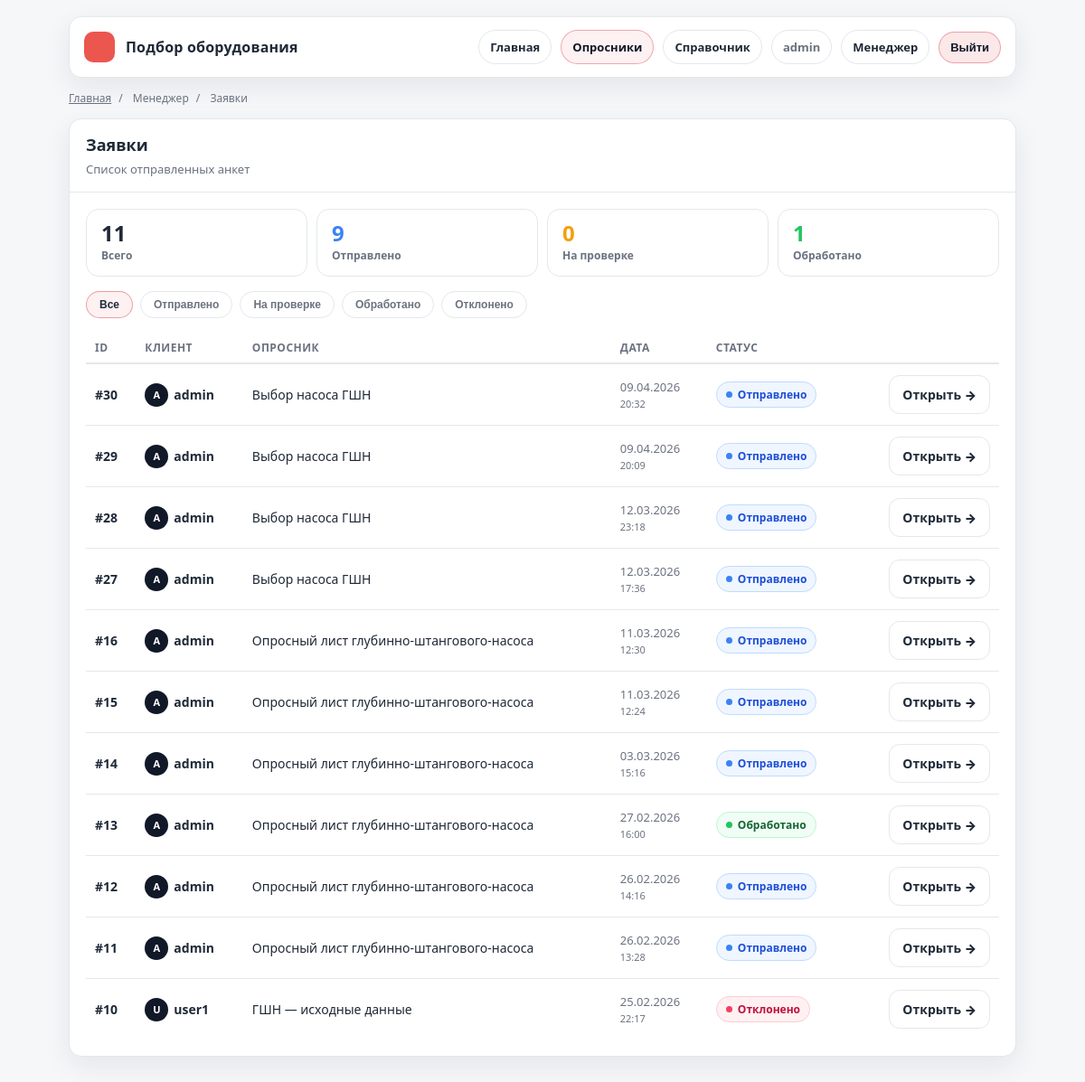
/q/manager/submissions/ (signed in), run on an earlier commit of the app's database.
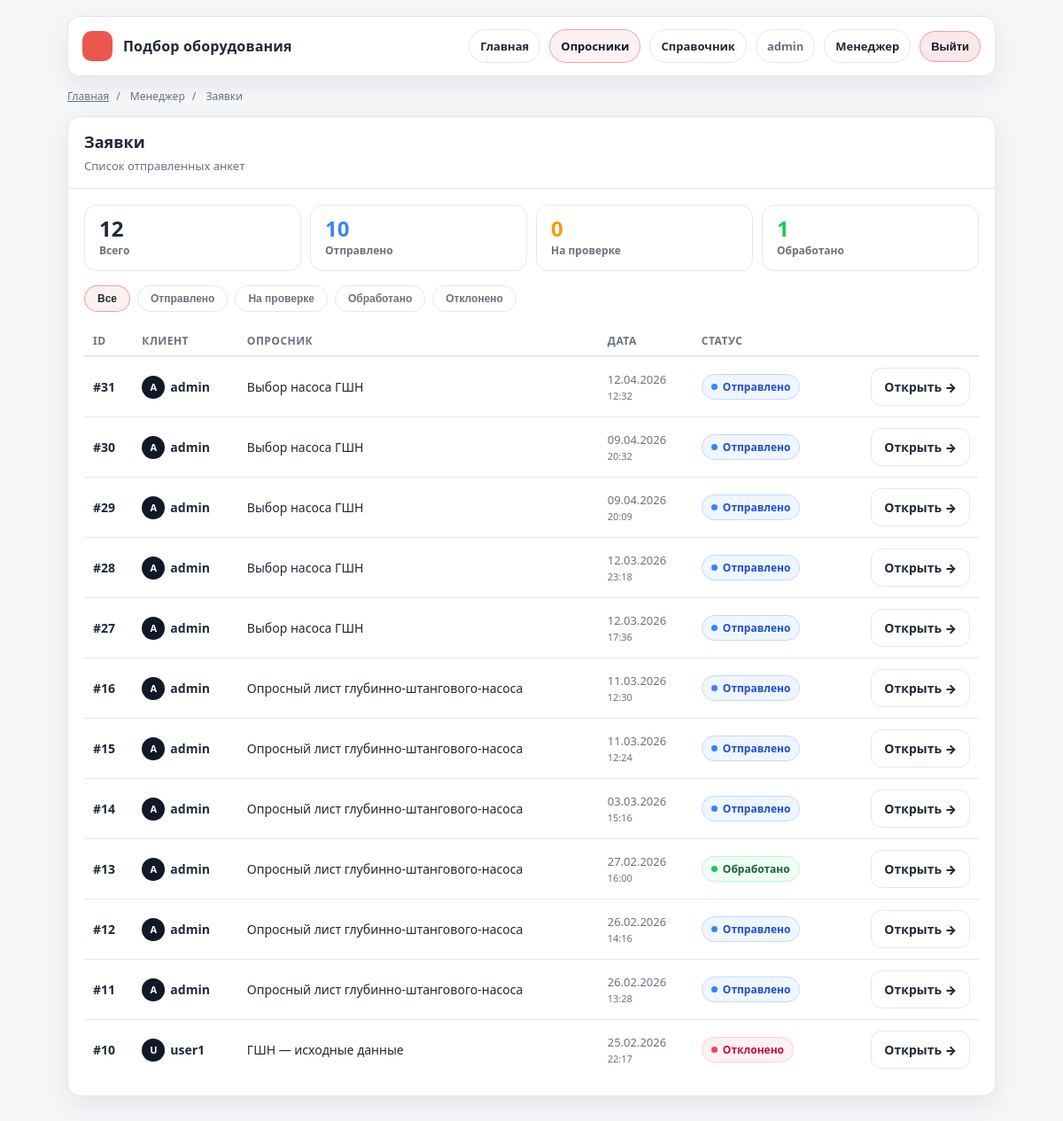
And on a later commit of the database.
### questionnaires/models.py (models this page shows, shortened)
class Submission(models.Model):
    DRAFT      = "draft"
    SUBMITTED  = "submitted"
    IN_REVIEW  = "in_review"
    PROCESSED  = "processed"
    REJECTED   = "rejected"
    STATUSES = [
        (DRAFT,     "Черновик"),
        (SUBMITTED, "Отправлено"),
        (IN_REVIEW, "На проверке"),
        (PROCESSED, "Обработано"),
        (REJECTED,  "Отклонено"),
    ]
    questionnaire      = models.ForeignKey(Questionnaire, on_delete=models.PROTECT, related_name="submissions")
    user               = models.ForeignKey(settings.AUTH_USER_MODEL, on_delete=models.CASCADE, related_name="submissions")
    status             = models.CharField(max_length=20, choices=STATUSES, default=DRAFT)
    created_at         = models.DateTimeField(auto_now_add=True)
    submitted_at       = models.DateTimeField(null=True, blank=True)
    processed_data_json = models.JSONField(default=dict, blank=True)
    issues_json        = models.JSONField(default=dict, blank=True)

class Questionnaire(models.Model):
    slug = models.SlugField(unique=True)
    title = models.CharField(max_length=200)
    description = models.TextField(blank=True)
    is_active = models.BooleanField(default=True)

### questionnaires/views.py (the view)
# urls.py: path("manager/submissions/", views.manager_list, name="manager_list"),
@staff_member_required
def manager_list(request):
    items = Submission.objects.exclude(status=Submission.DRAFT).order_by("-created_at")
    count_total     = items.count()
    count_submitted = items.filter(status=Submission.SUBMITTED).count()
    count_in_review = items.filter(status=Submission.IN_REVIEW).count()
    count_processed = items.filter(status=Submission.PROCESSED).count()
    return render(request, "manager/list.html", {
        "items": items,
        "count_total": count_total,
        "count_submitted": count_submitted,
        "count_in_review": count_in_review,
        "count_processed": count_processed,
    })

### templates/manager/list.html (shortened to what this page needs)
{% extends "base.html" %}
{% block crumbs %}
  <div class="crumbs">
    <a href="/">Главная</a><span class="sep">/</span>
    <span>Менеджер</span><span class="sep">/</span>
    <span>Заявки</span>
  </div>
{% endblock %}
{% block content %}
<div class="card">
  <div class="card-head">
    <div>
      <h1 class="card-title">Заявки</h1>
      <div class="card-sub">Список отправленных анкет</div>
    </div>
  </div>
  <div class="card-body">
    <div class="stat-row">
      <div class="stat">
        <div class="stat-num">{{ count_total }}</div>
        <div class="stat-label">Всего</div>
      </div>
      <div class="stat">
        <div class="stat-num" style="color:#3b82f6">{{ count_submitted }}</div>
        <div class="stat-label">Отправлено</div>
      </div>
      <div class="stat">
        <div class="stat-num" style="color:#f59e0b">{{ count_in_review }}</div>
        <div class="stat-label">На проверке</div>
      </div>
      <div class="stat">
        <div class="stat-num" style="color:#22c55e">{{ count_processed }}</div>
        <div class="stat-label">Обработано</div>
      </div>
    </div>
    <div class="filter-row" id="filterRow">
      <button class="filter-btn active" data-status="all">Все</button>
      <button class="filter-btn" data-status="submitted">Отправлено</button>
      <button class="filter-btn" data-status="in_review">На проверке</button>
      <button class="filter-btn" data-status="processed">Обработано</button>
      <button class="filter-btn" data-status="rejected">Отклонено</button>
    </div>
    <table id="submissionsTable">
      <thead>
        <tr>
          <th>ID</th><th>Клиент</th><th>Опросник</th><th>Дата</th><th>Статус</th><th></th>
        </tr>
      </thead>
      <tbody>
        {% for s in items %}
          <tr data-status="{{ s.status }}">
            <td><b>#{{ s.id }}</b></td>
            <td>
              <div class="user-chip">
                <div class="avatar">{{ s.user.username|first|upper }}</div>
                {{ s.user.username }}
              </div>
            </td>
            <td>{{ s.questionnaire.title }}</td>
            <td style="color:var(--muted);font-size:13px;">
              {{ s.created_at|date:"d.m.Y" }}<br>
              <span style="font-size:11px;">{{ s.created_at|date:"H:i" }}</span>
            </td>
            <td>
              {% if s.status == 'submitted' %}<span class="badge badge-submitted">Отправлено</span>
              {% elif s.status == 'in_review' %}<span class="badge badge-in_review">На проверке</span>
              {% elif s.status == 'processed' %}<span class="badge badge-processed">Обработано</span>
              {% elif s.status == 'rejected' %}<span class="badge badge-rejected">Отклонено</span>
              {% endif %}
            </td>
            <td style="text-align:right;">
              <a class="btn ghost" href="{% url 'manager_detail' submission_id=s.id %}">Открыть →</a>
            </td>
          </tr>
        {% empty %}
          <tr><td colspan="6"><div class="empty-state">📋<br>Пока нет заявок</div></td></tr>
        {% endfor %}
      </tbody>
    </table>
  </div>
</div>
{% endblock %}

What changed in the data, as far as the page shows it:
added Submission: id "31", user.username|first "A", user.username "admin", questionnaire "Выбор насоса ГШН", created_at "12.04.2026", created_at "12:32", status "Отправлено"
Also different on the page:
{{ count_total }}: "11" → "12"
{{ count_submitted }}: "9" → "10"
